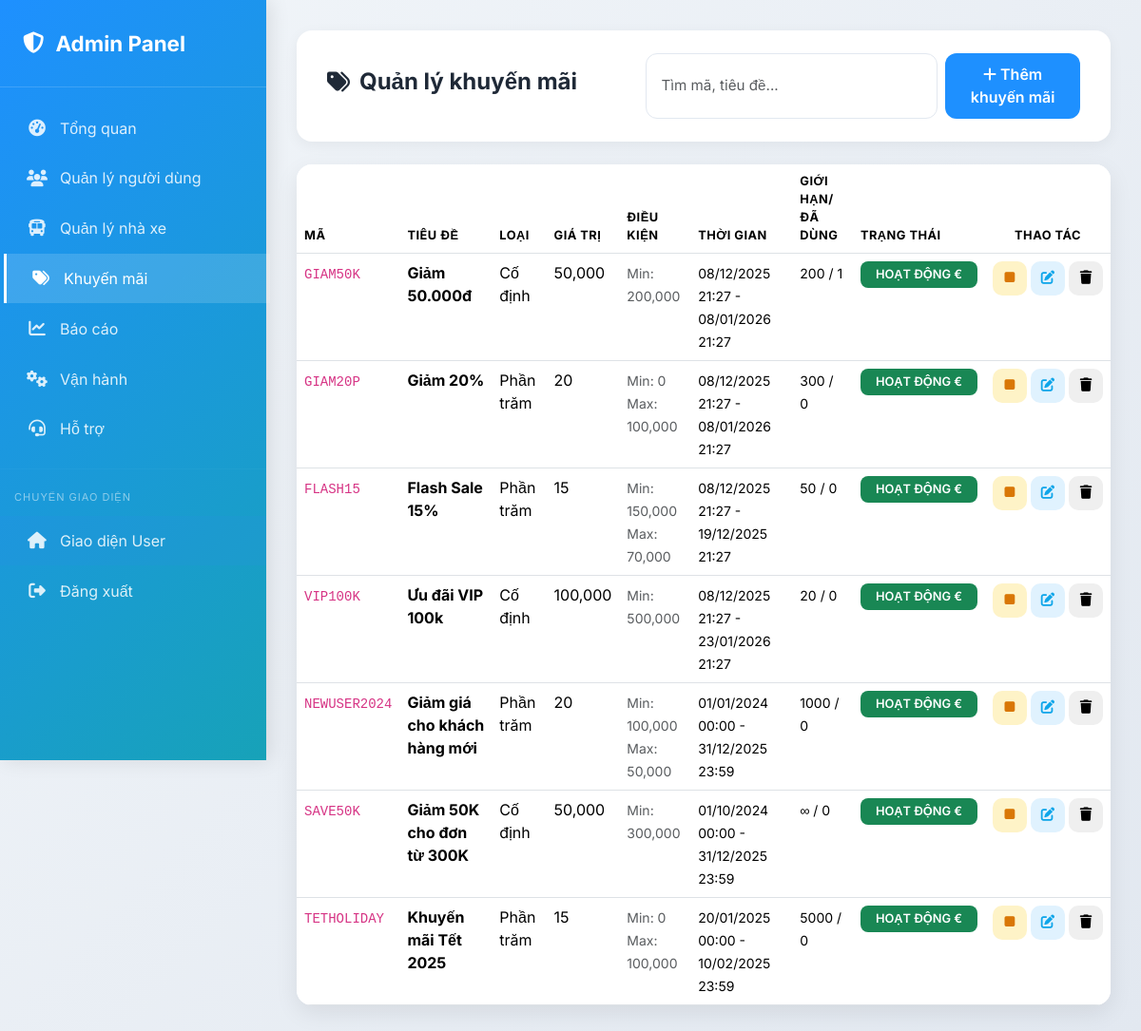
Page /admin/admin_promotions.php (signed in) on the committed database.
### tables this page shows
CREATE TABLE `promotions` (
  `promotion_id` int(11) NOT NULL,
  `code` varchar(50) NOT NULL,
  `title` varchar(200) NOT NULL COMMENT 'Tên chương trình khuyến mãi',
  `description` text DEFAULT NULL,
  `discount_type` enum('fixed','percentage') NOT NULL,
  `discount_value` decimal(10,2) NOT NULL,
  `min_order_amount` decimal(10,2) DEFAULT 0.00 COMMENT 'Giá trị đơn hàng tối thiểu',
  `max_discount_amount` decimal(10,2) DEFAULT NULL COMMENT 'Giảm tối đa (cho percentage)',
  `start_date` datetime NOT NULL,
  `end_date` datetime NOT NULL,
  `usage_limit` int(11) DEFAULT NULL COMMENT 'Số lần sử dụng tối đa (NULL = không giới hạn)',
  `used_count` int(11) DEFAULT 0 COMMENT 'Số lần đã sử dụng',
  `status` enum('active','expired','inactive') NOT NULL DEFAULT 'active',
  `created_at` timestamp NOT NULL DEFAULT current_timestamp()
);

### admin/admin_promotions.php (the view, shortened to what this page needs)
<?php
$database = new Database();
$db = $database->getConnection();
$promotions = [];
try {
    $stmt = $db->query("SELECT promotion_id, code, title, discount_type, discount_value, min_order_amount, max_discount_amount, start_date, end_date, usage_limit, used_count, status FROM promotions ORDER BY created_at DESC LIMIT 500");
    $promotions = $stmt->fetchAll(PDO::FETCH_ASSOC);
} catch (Exception $e) {  }
?>
<!DOCTYPE html>
<html lang="vi">
<head>
  <link href="https://cdn.jsdelivr.net/npm/bootstrap@5.3.3/dist/css/bootstrap.min.css" rel="stylesheet">
  <link href="https://cdnjs.cloudflare.com/ajax/libs/font-awesome/6.5.0/css/all.min.css" rel="stylesheet">
</head>
<body>
  <div class="sidebar">
    <div class="brand">
      <i class="fas fa-shield-alt"></i>
      <span>Admin Panel</span>
    </div>
    <nav class="nav flex-column mt-3">
      <a class="nav-link" href="../admin/admin_dashboard.php"><i class="fas fa-gauge-high"></i><span>Tổng quan</span></a>
      <a class="nav-link" href="../admin/admin_users.php"><i class="fas fa-users"></i><span>Quản lý người dùng</span></a>
      <a class="nav-link" href="../admin/admin_partners.php"><i class="fas fa-bus"></i><span>Quản lý nhà xe</span></a>
      <a class="nav-link active" href="../admin/admin_promotions.php"><i class="fas fa-tags"></i><span>Khuyến mãi</span></a>
      <a class="nav-link" href="../admin/admin_reports.php"><i class="fas fa-chart-line"></i><span>Báo cáo</span></a>
      <a class="nav-link" href="../admin/admin_operations.php"><i class="fas fa-cogs"></i><span>Vận hành</span></a>
      <a class="nav-link" href="../admin/admin_feedback.php"><i class="fas fa-headset"></i><span>Hỗ trợ</span></a>
      <hr style="border-color: rgba(255,255,255,0.1); margin: 15px 0;">
      <div style="padding: 0 15px; margin-bottom: 10px;">
        <small style="color: rgba(255,255,255,0.5); font-size: 11px; text-transform: uppercase; letter-spacing: 1px;">Chuyển giao diện</small>
      </div>
      <a class="nav-link" href="../index.php" style="background: rgba(59, 130, 246, 0.1);"><i class="fas fa-home"></i><span>Giao diện User</span></a>
      <a class="nav-link" href="../auth/logout.php"><i class="fas fa-sign-out-alt"></i><span>Đăng xuất</span></a>
    </nav>
  </div>
  <div class="main-content">
    <div class="page-header fade-in-up">
      <h1 class="page-title">
        <i class="fas fa-tags"></i> Quản lý khuyến mãi
      </h1>
      <div class="d-flex gap-2">
        <input id="promotionSearch" class="form-control search-input" placeholder="Tìm mã, tiêu đề...">
        <button class="btn btn-primary" data-bs-toggle="modal" data-bs-target="#addPromotionModal">
          <i class="fas fa-plus"></i> Thêm khuyến mãi
        </button>
      </div>
    </div>
    <div class="table-card fade-in-up">
      <div class="table-responsive">
        <table class="table table-hover mb-0" id="promotionsTable">
          <thead>
            <tr>
              <th>Mã</th>
              <th>Tiêu đề</th>
              <th>Loại</th>
              <th>Giá trị</th>
              <th>Điều kiện</th>
              <th>Thời gian</th>
              <th>Giới hạn/Đã dùng</th>
              <th>Trạng thái</th>
              <th class="text-center">Thao tác</th>
            </tr>
          </thead>
          <tbody>
            <?php foreach ($promotions as $pr): ?>
            <tr>
              <td><code><?= htmlspecialchars($pr['code']) ?></code></td>
              <td><strong><?= htmlspecialchars($pr['title']) ?></strong></td>
              <td><?= $pr['discount_type'] === 'fixed' ? 'Cố định' : 'Phần trăm' ?></td>
              <td><?= number_format($pr['discount_value']) ?></td>
              <td>
                <small class="text-muted">Min: <?= number_format($pr['min_order_amount']) ?></small>
                <?php if ($pr['max_discount_amount'] !== null): ?>
                <br><small class="text-muted">Max: <?= number_format($pr['max_discount_amount']) ?></small>
                <?php endif; ?>
              </td>
              <td>
                <small><?= date('d/m/Y H:i', strtotime($pr['start_date'])) ?> - <?= date('d/m/Y H:i', strtotime($pr['end_date'])) ?></small>
              </td>
              <td>
                <small><?= $pr['usage_limit'] ?? '∞' ?> / <?= (int)$pr['used_count'] ?></small>
              </td>
              <td>
                <?php
                  $badge = $pr['status']==='active' ? 'bg-success' : ($pr['status']==='inactive' ? 'bg-secondary' : 'bg-warning text-dark');
                  $label = $pr['status']==='active' ? 'HOẠT ĐỘNG €' : ($pr['status']==='inactive' ? 'TẮT' : 'HẾT HẠN');
                ?>
                <span class="badge <?= $badge ?> px-3 py-2"><?= $label ?></span>
              </td>
              <td class="text-center">
                <div class="d-flex justify-content-center gap-1">
                  <?php if ($pr['status'] !== 'inactive'): ?>
                  <form method="POST" class="d-inline">
                    <button type="submit" class="action-btn btn-deactivate" title="Tắt">
                      <i class="fas fa-stop"></i>
                    </button>
                  </form>
                  <?php endif; ?>
                  <button class="action-btn btn-edit" data-bs-toggle="modal" data-bs-target="#editPromotionModal"
                          data-id="<?= $pr['promotion_id'] ?>"
                          data-title="<?= htmlspecialchars($pr['title']) ?>"
                          data-description="<?= htmlspecialchars($pr['description'] ?? '') ?>"
                          data-type="<?= $pr['discount_type'] ?>"
                          data-value="<?= $pr['discount_value'] ?>"
                          data-min="<?= $pr['min_order_amount'] ?>"
                          data-max="<?= $pr['max_discount_amount'] ?>"
                          data-start="<?= date('Y-m-d\TH:i', strtotime($pr['start_date'])) ?>"
                          data-end="<?= date('Y-m-d\TH:i', strtotime($pr['end_date'])) ?>"
                          data-limit="<?= $pr['usage_limit'] ?>"
                          data-status="<?= $pr['status'] ?>" title="Chỉnh sửa">
                    <i class="fas fa-edit"></i>
                  </button>
                  <form method="POST" class="d-inline" onsubmit="return confirm('Xóa khuyến mãi này?');">
                    <button type="submit" class="action-btn btn-delete" title="Xóa">
                      <i class="fas fa-trash"></i>
                    </button>
                  </form>
                </div>
              </td>
            </tr>
            <?php endforeach; ?>
          </tbody>
        </table>
      </div>
    </div>
  </div>
</body>
</html>

### admin/admin_promotions.php (style rules this page uses)
:root { --primary: #1E90FF; --primary-hover: #1873CC; --secondary: #17a2b8; --success: #10b981; --danger: #ef4444; --warning: #f59e0b; --info: #0dcaf0; --dark: #1f2937; --light: #f8fafc; --gray: #94a3b8; --border: #e2e8f0; }
* { font-family: 'Inter', sans-serif; }
body { background: linear-gradient(135deg, #f1f5f9 0%, #e2e8f0 100%); min-height: 100vh; }
.sidebar { position: fixed; top: 0; left: 0; width: 280px; height: 100vh; background: linear-gradient(135deg, var(--primary) 0%, var(--secondary) 100%); color: white; z-index: 1000; box-shadow: 4px 0 20px rgba(0,0,0,0.1); transition: all 0.3s ease; }
.brand { padding: 1.8rem 1.5rem; font-weight: 700; font-size: 1.4rem; border-bottom: 1px solid rgba(255,255,255,0.15); display: flex; align-items: center; gap: 12px; }
.nav-link { color: rgba(255,255,255,0.85); padding: 0.9rem 1.5rem; display: flex; align-items: center; gap: 12px; transition: all 0.25s ease; border-left: 3px solid transparent; }
.nav-link:hover, .nav-link.active { background: rgba(255,255,255,0.15); color: white; border-left-color: white; transform: translateX(4px); }
.nav-link i { font-size: 1.1rem; width: 24px; text-align: center; }
.main-content { margin-left: 280px; padding: 2rem; transition: all 0.3s ease; }
.page-header { background: white; padding: 1.5rem 2rem; border-radius: 16px; box-shadow: 0 4px 15px rgba(0,0,0,0.05); margin-bottom: 1.5rem; display: flex; justify-content: space-between; align-items: center; flex-wrap: wrap; gap: 1rem; }
.page-title { font-weight: 700; color: var(--dark); font-size: 1.5rem; display: flex; align-items: center; gap: 10px; }
.search-input { max-width: 380px; border-radius: 12px; padding: 0.65rem 1rem; border: 1.5px solid var(--border); font-size: 0.95rem; }
.btn-primary { background: var(--primary); border: none; border-radius: 12px; padding: 0.65rem 1.3rem; font-weight: 600; transition: all 0.3s ease; }
.action-btn { width: 36px; height: 36px; border-radius: 10px; display: inline-flex; align-items: center; justify-content: center; font-size: 0.9rem; transition: all 0.2s ease; border: none; }
.btn-deactivate { background: #fef3c7; color: #d97706; }
.btn-edit { background: #e0f2fe; color: #0ea5e9; }
.table-card { background: white; border-radius: 16px; box-shadow: 0 8px 25px rgba(0,0,0,0.08); overflow: hidden; transition: all 0.3s ease; }
.table thead { background: #f8fafc; font-weight: 600; text-transform: uppercase; font-size: 0.8rem; letter-spacing: 0.5px; color: #64748b; }
.table tbody tr { transition: all 0.2s; }
.badge { font-weight: 600; padding: 0.4em 0.8em; border-radius: 8px; font-size: 0.8rem; }
.form-control, .form-select { border-radius: 12px; border: 1.5px solid var(--border); padding: 0.65rem 1rem; font-size: 0.95rem; }
.fade-in-up { animation: fadeInUp 0.5s ease-out; }

### rows in the picture
promotions: code "GIAM50K", title "Giảm 50.000đ", discount_type "Cố định", discount_value "50,000", min_order_amount "200,000", start_date "08/12/2025 21:27", end_date "08/01/2026 21:27", usage_limit "200", used_count "1", status "HOẠT ĐỘNG €"
promotions: code "GIAM20P", title "Giảm 20%", discount_type "Phần trăm", discount_value "20", min_order_amount "0", max_discount_amount "100,000", start_date "08/12/2025 21:27", end_date "08/01/2026 21:27", usage_limit "300", used_count "0", status "HOẠT ĐỘNG €"
promotions: code "FLASH15", title "Flash Sale 15%", discount_type "Phần trăm", discount_value "15", min_order_amount "150,000", max_discount_amount "70,000", start_date "08/12/2025 21:27", end_date "19/12/2025 21:27", usage_limit "50", used_count "0", status "HOẠT ĐỘNG €"
promotions: code "VIP100K", title "Ưu đãi VIP 100k", discount_type "Cố định", discount_value "100,000", min_order_amount "500,000", start_date "08/12/2025 21:27", end_date "23/01/2026 21:27", usage_limit "20", used_count "0", status "HOẠT ĐỘNG €"
promotions: code "NEWUSER2024", title "Giảm giá cho khách hàng mới", discount_type "Phần trăm", discount_value "20", min_order_amount "100,000", max_discount_amount "50,000", start_date "01/01/2024 00:00", end_date "31/12/2025 23:59", usage_limit "1000", used_count "0", status "HOẠT ĐỘNG €"
promotions: code "SAVE50K", title "Giảm 50K cho đơn từ 300K", discount_type "Cố định", discount_value "50,000", min_order_amount "300,000", start_date "01/10/2024 00:00", end_date "31/12/2025 23:59", usage_limit "∞", used_count "0", status "HOẠT ĐỘNG €"
promotions: code "TETHOLIDAY", title "Khuyến mãi Tết 2025", discount_type "Phần trăm", discount_value "15", min_order_amount "0", max_discount_amount "100,000", start_date "20/01/2025 00:00", end_date "10/02/2025 23:59", usage_limit "5000", used_count "0", status "HOẠT ĐỘNG €"
